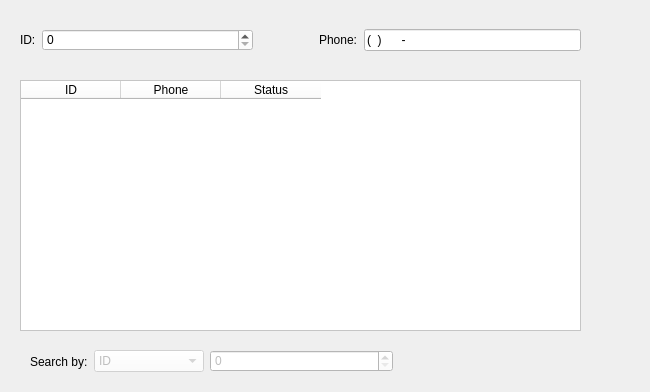
    <widget class="QWidget" name="tab_support">
     <attribute name="icon">
      <iconset>
       <normaloff>view/img/normal/Customer Support.png</normaloff>view/img/normal/Customer Support.png</iconset>
     </attribute>
     <attribute name="title">
      <string/>
     </attribute>
     <attribute name="toolTip">
      <string>Support</string>
     </attribute>
     <widget class="QWidget" name="horizontalLayoutWidget_7">
      <property name="geometry">
       <rect>
        <x>30</x>
        <y>340</y>
        <width>601</width>
        <height>43</height>
       </rect>
      </property>
      <layout class="QHBoxLayout" name="horizontalLayout_7">
       <item>
        <widget class="QLabel" name="support_lbl_search">
         <property name="text">
          <string>Search by:</string>
         </property>
        </widget>
       </item>
       <item>
        <widget class="QComboBox" name="support_cb_search">
         <property name="enabled">
          <bool>false</bool>
         </property>
         <property name="minimumSize">
          <size>
           <width>110</width>
           <height>0</height>
          </size>
         </property>
         <property name="palette">
          <palette>
           <active>
            <colorrole role="Button">
             <brush brushstyle="SolidPattern">
              <color alpha="255">
               <red>255</red>
               <green>255</green>
               <blue>255</blue>
              </color>
             </brush>
            </colorrole>
            <colorrole role="Base">
             <brush brushstyle="SolidPattern">
              <color alpha="255">
               <red>255</red>
               <green>255</green>
               <blue>255</blue>
              </color>
             </brush>
            </colorrole>
            <colorrole role="Window">
             <brush brushstyle="SolidPattern">
              <color alpha="255">
               <red>255</red>
               <green>255</green>
               <blue>255</blue>
              </color>
             </brush>
            </colorrole>
            <colorrole role="Highlight">
             <brush brushstyle="SolidPattern">
              <color alpha="255">
               <red>254</red>
               <green>144</green>
               <blue>7</blue>
              </color>
             </brush>
            </colorrole>
            <colorrole role="AlternateBase">
             <brush brushstyle="SolidPattern">
              <color alpha="255">
               <red>111</red>
               <green>161</green>
               <blue>143</blue>
              </color>
             </brush>
            </colorrole>
           </active>
           <inactive>
            <colorrole role="Button">
             <brush brushstyle="SolidPattern">
              <color alpha="255">
               <red>255</red>
               <green>255</green>
               <blue>255</blue>
              </color>
             </brush>
            </colorrole>
            <colorrole role="Base">
             <brush brushstyle="SolidPattern">
              <color alpha="255">
               <red>255</red>
               <green>255</green>
               <blue>255</blue>
              </color>
             </brush>
            </colorrole>
            <colorrole role="Window">
             <brush brushstyle="SolidPattern">
              <color alpha="255">
               <red>255</red>
               <green>255</green>
               <blue>255</blue>
              </color>
             </brush>
            </colorrole>
            <colorrole role="Highlight">
             <brush brushstyle="SolidPattern">
              <color alpha="255">
               <red>254</red>
               <green>144</green>
               <blue>7</blue>
              </color>
             </brush>
            </colorrole>
            <colorrole role="AlternateBase">
             <brush brushstyle="SolidPattern">
              <color alpha="255">
               <red>111</red>
               <green>161</green>
               <blue>143</blue>
              </color>
             </brush>
            </colorrole>
           </inactive>
           <disabled>
            <colorrole role="Button">
             <brush brushstyle="SolidPattern">
              <color alpha="255">
               <red>255</red>
               <green>255</green>
               <blue>255</blue>
              </color>
             </brush>
            </colorrole>
            <colorrole role="Base">
             <brush brushstyle="SolidPattern">
              <color alpha="255">
               <red>255</red>
               <green>255</green>
               <blue>255</blue>
              </color>
             </brush>
            </colorrole>
            <colorrole role="Window">
             <brush brushstyle="SolidPattern">
              <color alpha="255">
               <red>255</red>
               <green>255</green>
               <blue>255</blue>
              </color>
             </brush>
            </colorrole>
            <colorrole role="Highlight">
             <brush brushstyle="SolidPattern">
              <color alpha="255">
               <red>254</red>
               <green>144</green>
               <blue>7</blue>
              </color>
             </brush>
            </colorrole>
            <colorrole role="AlternateBase">
             <brush brushstyle="SolidPattern">
              <color alpha="255">
               <red>111</red>
               <green>161</green>
               <blue>143</blue>
              </color>
             </brush>
            </colorrole>
           </disabled>
          </palette>
         </property>
         <property name="focusPolicy">
          <enum>Qt::NoFocus</enum>
         </property>
         <property name="styleSheet">
          <string notr="true">background-color: rgb(255, 255, 255);
border-color: rgb(255, 255, 255);</string>
         </property>
         <item>
          <property name="text">
           <string>ID</string>
          </property>
         </item>
        </widget>
       </item>
       <item>
        <widget class="QSpinBox" name="support_input_search">
         <property name="enabled">
          <bool>false</bool>
         </property>
         <property name="minimumSize">
          <size>
           <width>183</width>
           <height>22</height>
          </size>
         </property>
         <property name="maximumSize">
          <size>
           <width>150</width>
           <height>22</height>
          </size>
         </property>
         <property name="palette">
          <palette>
           <active>
            <colorrole role="Button">
             <brush brushstyle="SolidPattern">
              <color alpha="255">
               <red>255</red>
               <green>255</green>
               <blue>255</blue>
              </color>
             </brush>
            </colorrole>
            <colorrole role="Base">
             <brush brushstyle="SolidPattern">
              <color alpha="255">
               <red>255</red>
               <green>255</green>
               <blue>255</blue>
              </color>
             </brush>
            </colorrole>
            <colorrole role="Window">
             <brush brushstyle="SolidPattern">
              <color alpha="255">
               <red>255</red>
               <green>255</green>
               <blue>255</blue>
              </color>
             </brush>
            </colorrole>
            <colorrole role="Highlight">
             <brush brushstyle="SolidPattern">
              <color alpha="255">
               <red>254</red>
               <green>144</green>
               <blue>7</blue>
              </color>
             </brush>
            </colorrole>
            <colorrole role="AlternateBase">
             <brush brushstyle="SolidPattern">
              <color alpha="255">
               <red>111</red>
               <green>161</green>
               <blue>143</blue>
              </color>
             </brush>
            </colorrole>
           </active>
           <inactive>
            <colorrole role="Button">
             <brush brushstyle="SolidPattern">
              <color alpha="255">
               <red>255</red>
               <green>255</green>
               <blue>255</blue>
              </color>
             </brush>
            </colorrole>
            <colorrole role="Base">
             <brush brushstyle="SolidPattern">
              <color alpha="255">
               <red>255</red>
               <green>255</green>
               <blue>255</blue>
              </color>
             </brush>
            </colorrole>
            <colorrole role="Window">
             <brush brushstyle="SolidPattern">
              <color alpha="255">
               <red>255</red>
               <green>255</green>
               <blue>255</blue>
              </color>
             </brush>
            </colorrole>
            <colorrole role="Highlight">
             <brush brushstyle="SolidPattern">
              <color alpha="255">
               <red>254</red>
               <green>144</green>
               <blue>7</blue>
              </color>
             </brush>
            </colorrole>
            <colorrole role="AlternateBase">
             <brush brushstyle="SolidPattern">
              <color alpha="255">
               <red>111</red>
               <green>161</green>
               <blue>143</blue>
              </color>
             </brush>
            </colorrole>
           </inactive>
           <disabled>
            <colorrole role="Button">
             <brush brushstyle="SolidPattern">
              <color alpha="255">
               <red>255</red>
               <green>255</green>
               <blue>255</blue>
              </color>
             </brush>
            </colorrole>
            <colorrole role="Base">
             <brush brushstyle="SolidPattern">
              <color alpha="255">
               <red>255</red>
               <green>255</green>
               <blue>255</blue>
              </color>
             </brush>
            </colorrole>
            <colorrole role="Window">
             <brush brushstyle="SolidPattern">
              <color alpha="255">
               <red>255</red>
               <green>255</green>
               <blue>255</blue>
              </color>
             </brush>
            </colorrole>
            <colorrole role="Highlight">
             <brush brushstyle="SolidPattern">
              <color alpha="255">
               <red>254</red>
               <green>144</green>
               <blue>7</blue>
              </color>
             </brush>
            </colorrole>
            <colorrole role="AlternateBase">
             <brush brushstyle="SolidPattern">
              <color alpha="255">
               <red>111</red>
               <green>161</green>
               <blue>143</blue>
              </color>
             </brush>
            </colorrole>
           </disabled>
          </palette>
         </property>
         <property name="focusPolicy">
          <enum>Qt::NoFocus</enum>
         </property>
         <property name="styleSheet">
          <string notr="true">background-color: rgb(255, 255, 255);
border-color: rgb(255, 255, 255);</string>
         </property>
         <property name="maximum">
          <number>130</number>
         </property>
        </widget>
       </item>
       <item>
        <spacer name="horizontalSpacer_22">
         <property name="orientation">
          <enum>Qt::Horizontal</enum>
         </property>
         <property name="sizeType">
          <enum>QSizePolicy::Fixed</enum>
         </property>
         <property name="sizeHint" stdset="0">
          <size>
           <width>5</width>
           <height>20</height>
          </size>
         </property>
        </spacer>
       </item>
       <item>
        <widget class="QPushButton" name="support_btn_search">
         <property name="enabled">
          <bool>false</bool>
         </property>
         <property name="minimumSize">
          <size>
           <width>26</width>
           <height>26</height>
          </size>
         </property>
         <property name="maximumSize">
          <size>
           <width>26</width>
           <height>26</height>
          </size>
         </property>
         <property name="focusPolicy">
          <enum>Qt::NoFocus</enum>
         </property>
         <property name="text">
          <string/>
         </property>
         <property name="icon">
          <iconset>
           <normaloff>view/img/search_ios10.png</normaloff>view/img/search_ios10.png</iconset>
         </property>
         <property name="iconSize">
          <size>
           <width>20</width>
           <height>20</height>
          </size>
         </property>
         <property name="shortcut">
          <string>Enter</string>
         </property>
         <property name="flat">
          <bool>true</bool>
         </property>
        </widget>
       </item>
       <item>
        <spacer name="horizontalSpacer_23">
         <property name="orientation">
          <enum>Qt::Horizontal</enum>
         </property>
         <property name="sizeType">
          <enum>QSizePolicy::Expanding</enum>
         </property>
         <property name="sizeHint" stdset="0">
          <size>
           <width>40</width>
           <height>20</height>
          </size>
         </property>
        </spacer>
       </item>
      </layout>
     </widget>
     <widget class="QWidget" name="verticalLayoutWidget_6">
      <property name="geometry">
       <rect>
        <x>590</x>
        <y>20</y>
        <width>51</width>
        <height>301</height>
       </rect>
      </property>
      <layout class="QVBoxLayout" name="verticalLayout_6">
       <item>
        <widget class="QPushButton" name="support_btn_create">
         <property name="minimumSize">
          <size>
           <width>32</width>
           <height>32</height>
          </size>
         </property>
         <property name="maximumSize">
          <size>
           <width>32</width>
           <height>32</height>
          </size>
         </property>
         <property name="focusPolicy">
          <enum>Qt::NoFocus</enum>
         </property>
         <property name="toolTip">
          <string>Submit </string>
         </property>
         <property name="styleSheet">
          <string notr="true">QPushButton {
	border: solid transparent 1px;
	border-image: url(view/img/normal/Checkmark.png);
}
QPushButton:hover {
	border-image: url(view/img/hover/Checkmark.png);
}
QPushButton:pressed {
	border-image: url(view/img/normal/Checkmark.png);
}</string>
         </property>
         <property name="text">
          <string/>
         </property>
         <property name="iconSize">
          <size>
           <width>32</width>
           <height>32</height>
          </size>
         </property>
         <property name="shortcut">
          <string>Return</string>
         </property>
         <property name="flat">
          <bool>true</bool>
         </property>
        </widget>
       </item>
       <item>
        <spacer name="verticalSpacer_19">
         <property name="orientation">
          <enum>Qt::Vertical</enum>
         </property>
         <property name="sizeHint" stdset="0">
          <size>
           <width>20</width>
           <height>40</height>
          </size>
         </property>
        </spacer>
       </item>
       <item>
        <widget class="QPushButton" name="support_btn_edit">
         <property name="minimumSize">
          <size>
           <width>30</width>
           <height>30</height>
          </size>
         </property>
         <property name="maximumSize">
          <size>
           <width>30</width>
           <height>30</height>
          </size>
         </property>
         <property name="focusPolicy">
          <enum>Qt::NoFocus</enum>
         </property>
         <property name="toolTip">
          <string>Edit selected  </string>
         </property>
         <property name="styleSheet">
          <string notr="true">QPushButton {
	border: solid transparent 1px;
	border-image: url(view/img/normal/Edit.png);
}
QPushButton:hover {
	border-image: url(view/img/hover/Edit.png);
}
QPushButton:pressed {
	border-image: url(view/img/normal/Edit.png);
}</string>
         </property>
         <property name="text">
          <string/>
         </property>
         <property name="iconSize">
          <size>
           <width>30</width>
           <height>30</height>
          </size>
         </property>
         <property name="flat">
          <bool>true</bool>
         </property>
        </widget>
       </item>
       <item>
        <spacer name="verticalSpacer_20">
         <property name="orientation">
          <enum>Qt::Vertical</enum>
         </property>
         <property name="sizeHint" stdset="0">
          <size>
           <width>20</width>
           <height>40</height>
          </size>
         </property>
        </spacer>
       </item>
       <item>
        <widget class="QPushButton" name="support_btn_save">
         <property name="sizePolicy">
          <sizepolicy hsizetype="Minimum" vsizetype="Fixed">
           <horstretch>0</horstretch>
           <verstretch>0</verstretch>
          </sizepolicy>
         </property>
         <property name="minimumSize">
          <size>
           <width>30</width>
           <height>30</height>
          </size>
         </property>
         <property name="maximumSize">
          <size>
           <width>30</width>
           <height>30</height>
          </size>
         </property>
         <property name="focusPolicy">
          <enum>Qt::NoFocus</enum>
         </property>
         <property name="toolTip">
          <string>Save changes</string>
         </property>
         <property name="styleSheet">
          <string notr="true">QPushButton {
	border: solid transparent 1px;
	border-image: url(view/img/normal/Save.png);
}
QPushButton:hover {
	border-image: url(view/img/hover/Save.png);
}
QPushButton:pressed {
	border-image: url(view/img/normal/Save.png);
}</string>
         </property>
         <property name="text">
          <string/>
         </property>
         <property name="iconSize">
          <size>
           <width>30</width>
           <height>30</height>
          </size>
         </property>
         <property name="shortcut">
          <string>Ctrl+S</string>
         </property>
         <property name="flat">
          <bool>true</bool>
         </property>
        </widget>
       </item>
       <item>
        <spacer name="verticalSpacer_21">
         <property name="orientation">
          <enum>Qt::Vertical</enum>
         </property>
         <property name="sizeHint" stdset="0">
          <size>
           <width>20</width>
           <height>40</height>
          </size>
         </property>
        </spacer>
       </item>
       <item>
        <widget class="QPushButton" name="support_btn_delete">
         <property name="minimumSize">
          <size>
           <width>32</width>
           <height>32</height>
          </size>
         </property>
         <property name="maximumSize">
          <size>
           <width>32</width>
           <height>32</height>
          </size>
         </property>
         <property name="focusPolicy">
          <enum>Qt::NoFocus</enum>
         </property>
         <property name="toolTip">
          <string>Delete selected   </string>
         </property>
         <property name="styleSheet">
          <string notr="true">QPushButton {
	border: solid transparent 1px;
	border-image: url(view/img/normal/Delete.png);
}
QPushButton:hover {
	border-image: url(view/img/hover/Delete.png);
}
QPushButton:pressed {
	border-image: url(view/img/normal/Delete.png);
}</string>
         </property>
         <property name="text">
          <string/>
         </property>
         <property name="iconSize">
          <size>
           <width>32</width>
           <height>32</height>
          </size>
         </property>
         <property name="shortcut">
          <string>Del</string>
         </property>
         <property name="flat">
          <bool>true</bool>
         </property>
        </widget>
       </item>
      </layout>
     </widget>
     <widget class="QWidget" name="gridLayoutWidget_6">
      <property name="geometry">
       <rect>
        <x>20</x>
        <y>0</y>
        <width>561</width>
        <height>81</height>
       </rect>
      </property>
      <layout class="QGridLayout" name="gridLayout_8">
       <item row="0" column="3">
        <widget class="QLabel" name="support_lbl_protocol">
         <property name="text">
          <string>Phone:</string>
         </property>
        </widget>
       </item>
       <item row="0" column="4">
        <widget class="QLineEdit" name="support_input_phone">
         <property name="palette">
          <palette>
           <active>
            <colorrole role="Button">
             <brush brushstyle="SolidPattern">
              <color alpha="255">
               <red>255</red>
               <green>255</green>
               <blue>255</blue>
              </color>
             </brush>
            </colorrole>
            <colorrole role="Base">
             <brush brushstyle="SolidPattern">
              <color alpha="255">
               <red>255</red>
               <green>255</green>
               <blue>255</blue>
              </color>
             </brush>
            </colorrole>
            <colorrole role="Window">
             <brush brushstyle="SolidPattern">
              <color alpha="255">
               <red>255</red>
               <green>255</green>
               <blue>255</blue>
              </color>
             </brush>
            </colorrole>
            <colorrole role="Highlight">
             <brush brushstyle="SolidPattern">
              <color alpha="255">
               <red>254</red>
               <green>144</green>
               <blue>7</blue>
              </color>
             </brush>
            </colorrole>
            <colorrole role="AlternateBase">
             <brush brushstyle="SolidPattern">
              <color alpha="255">
               <red>111</red>
               <green>161</green>
               <blue>143</blue>
              </color>
             </brush>
            </colorrole>
           </active>
           <inactive>
            <colorrole role="Button">
             <brush brushstyle="SolidPattern">
              <color alpha="255">
               <red>255</red>
               <green>255</green>
               <blue>255</blue>
              </color>
             </brush>
            </colorrole>
            <colorrole role="Base">
             <brush brushstyle="SolidPattern">
              <color alpha="255">
               <red>255</red>
               <green>255</green>
               <blue>255</blue>
              </color>
             </brush>
            </colorrole>
            <colorrole role="Window">
             <brush brushstyle="SolidPattern">
              <color alpha="255">
               <red>255</red>
               <green>255</green>
               <blue>255</blue>
              </color>
             </brush>
            </colorrole>
            <colorrole role="Highlight">
             <brush brushstyle="SolidPattern">
              <color alpha="255">
               <red>254</red>
               <green>144</green>
               <blue>7</blue>
              </color>
             </brush>
            </colorrole>
            <colorrole role="AlternateBase">
             <brush brushstyle="SolidPattern">
              <color alpha="255">
               <red>111</red>
               <green>161</green>
               <blue>143</blue>
              </color>
             </brush>
            </colorrole>
           </inactive>
           <disabled>
            <colorrole role="Button">
             <brush brushstyle="SolidPattern">
              <color alpha="255">
               <red>255</red>
               <green>255</green>
               <blue>255</blue>
              </color>
             </brush>
            </colorrole>
            <colorrole role="Base">
             <brush brushstyle="SolidPattern">
              <color alpha="255">
               <red>255</red>
               <green>255</green>
               <blue>255</blue>
              </color>
             </brush>
            </colorrole>
            <colorrole role="Window">
             <brush brushstyle="SolidPattern">
              <color alpha="255">
               <red>255</red>
               <green>255</green>
               <blue>255</blue>
              </color>
             </brush>
            </colorrole>
            <colorrole role="Highlight">
             <brush brushstyle="SolidPattern">
              <color alpha="255">
               <red>254</red>
               <green>144</green>
               <blue>7</blue>
              </color>
             </brush>
            </colorrole>
            <colorrole role="AlternateBase">
             <brush brushstyle="SolidPattern">
              <color alpha="255">
               <red>111</red>
               <green>161</green>
               <blue>143</blue>
              </color>
             </brush>
            </colorrole>
           </disabled>
          </palette>
         </property>
         <property name="styleSheet">
          <string notr="true">background-color: rgb(255, 255, 255);
border-color: rgb(255, 255, 255);</string>
         </property>
         <property name="inputMask">
          <string>(99) 99999-9999; </string>
         </property>
        </widget>
       </item>
       <item row="0" column="0">
        <widget class="QLabel" name="support_lbl_id">
         <property name="text">
          <string>ID:</string>
         </property>
        </widget>
       </item>
       <item row="0" column="2">
        <spacer name="horizontalSpacer_24">
         <property name="orientation">
          <enum>Qt::Horizontal</enum>
         </property>
         <property name="sizeType">
          <enum>QSizePolicy::Fixed</enum>
         </property>
         <property name="sizeHint" stdset="0">
          <size>
           <width>60</width>
           <height>20</height>
          </size>
         </property>
        </spacer>
       </item>
       <item row="0" column="1">
        <widget class="QSpinBox" name="support_input_id">
         <property name="minimumSize">
          <size>
           <width>211</width>
           <height>0</height>
          </size>
         </property>
         <property name="styleSheet">
          <string notr="true">background-color: rgb(255, 255, 255);
border-color: rgb(255, 255, 255);</string>
         </property>
         <property name="maximum">
          <number>99999</number>
         </property>
        </widget>
       </item>
      </layout>
     </widget>
     <widget class="QTableWidget" name="support_table">
      <property name="geometry">
       <rect>
        <x>20</x>
        <y>80</y>
        <width>561</width>
        <height>251</height>
       </rect>
      </property>
      <property name="sizePolicy">
       <sizepolicy hsizetype="Preferred" vsizetype="Preferred">
        <horstretch>0</horstretch>
        <verstretch>0</verstretch>
       </sizepolicy>
      </property>
      <property name="palette">
       <palette>
        <active>
         <colorrole role="Button">
          <brush brushstyle="SolidPattern">
           <color alpha="255">
            <red>255</red>
            <green>255</green>
            <blue>255</blue>
           </color>
          </brush>
         </colorrole>
         <colorrole role="Base">
          <brush brushstyle="SolidPattern">
           <color alpha="255">
            <red>255</red>
            <green>255</green>
            <blue>255</blue>
           </color>
          </brush>
         </colorrole>
         <colorrole role="Window">
          <brush brushstyle="SolidPattern">
           <color alpha="255">
            <red>255</red>
            <green>255</green>
            <blue>255</blue>
           </color>
          </brush>
         </colorrole>
         <colorrole role="Highlight">
          <brush brushstyle="SolidPattern">
           <color alpha="255">
            <red>254</red>
            <green>144</green>
            <blue>7</blue>
           </color>
          </brush>
         </colorrole>
         <colorrole role="AlternateBase">
          <brush brushstyle="SolidPattern">
           <color alpha="255">
            <red>111</red>
            <green>161</green>
            <blue>143</blue>
           </color>
          </brush>
         </colorrole>
        </active>
        <inactive>
         <colorrole role="Button">
          <brush brushstyle="SolidPattern">
           <color alpha="255">
            <red>255</red>
            <green>255</green>
            <blue>255</blue>
           </color>
          </brush>
         </colorrole>
         <colorrole role="Base">
          <brush brushstyle="SolidPattern">
           <color alpha="255">
            <red>255</red>
            <green>255</green>
            <blue>255</blue>
           </color>
          </brush>
         </colorrole>
         <colorrole role="Window">
          <brush brushstyle="SolidPattern">
           <color alpha="255">
            <red>255</red>
            <green>255</green>
            <blue>255</blue>
           </color>
          </brush>
         </colorrole>
         <colorrole role="Highlight">
          <brush brushstyle="SolidPattern">
           <color alpha="255">
            <red>254</red>
            <green>144</green>
            <blue>7</blue>
           </color>
          </brush>
         </colorrole>
         <colorrole role="AlternateBase">
          <brush brushstyle="SolidPattern">
           <color alpha="255">
            <red>111</red>
            <green>161</green>
            <blue>143</blue>
           </color>
          </brush>
         </colorrole>
        </inactive>
        <disabled>
         <colorrole role="Button">
          <brush brushstyle="SolidPattern">
           <color alpha="255">
            <red>255</red>
            <green>255</green>
            <blue>255</blue>
           </color>
          </brush>
         </colorrole>
         <colorrole role="Base">
          <brush brushstyle="SolidPattern">
           <color alpha="255">
            <red>255</red>
            <green>255</green>
            <blue>255</blue>
           </color>
          </brush>
         </colorrole>
         <colorrole role="Window">
          <brush brushstyle="SolidPattern">
           <color alpha="255">
            <red>255</red>
            <green>255</green>
            <blue>255</blue>
           </color>
          </brush>
         </colorrole>
         <colorrole role="Highlight">
          <brush brushstyle="SolidPattern">
           <color alpha="255">
            <red>254</red>
            <green>144</green>
            <blue>7</blue>
           </color>
          </brush>
         </colorrole>
         <colorrole role="AlternateBase">
          <brush brushstyle="SolidPattern">
           <color alpha="255">
            <red>111</red>
            <green>161</green>
            <blue>143</blue>
           </color>
          </brush>
         </colorrole>
        </disabled>
       </palette>
      </property>
      <property name="focusPolicy">
       <enum>Qt::NoFocus</enum>
      </property>
      <property name="autoFillBackground">
       <bool>false</bool>
      </property>
      <property name="styleSheet">
       <string notr="true">background-color: rgb(255, 255, 255);</string>
      </property>
      <property name="frameShadow">
       <enum>QFrame::Sunken</enum>
      </property>
      <property name="verticalScrollBarPolicy">
       <enum>Qt::ScrollBarAlwaysOff</enum>
      </property>
      <property name="horizontalScrollBarPolicy">
       <enum>Qt::ScrollBarAlwaysOff</enum>
      </property>
      <property name="editTriggers">
       <set>QAbstractItemView::NoEditTriggers</set>
      </property>
      <property name="alternatingRowColors">
       <bool>false</bool>
      </property>
      <property name="selectionBehavior">
       <enum>QAbstractItemView::SelectRows</enum>
      </property>
      <property name="sortingEnabled">
       <bool>true</bool>
      </property>
      <property name="wordWrap">
       <bool>true</bool>
      </property>
      <attribute name="horizontalHeaderCascadingSectionResizes">
       <bool>true</bool>
      </attribute>
      <attribute name="verticalHeaderVisible">
       <bool>false</bool>
      </attribute>
      <column>
       <property name="text">
        <string>ID</string>
       </property>
      </column>
      <column>
       <property name="text">
        <string>Phone</string>
       </property>
      </column>
      <column>
       <property name="text">
        <string>Status</string>
       </property>
      </column>
     </widget>
    </widget>
